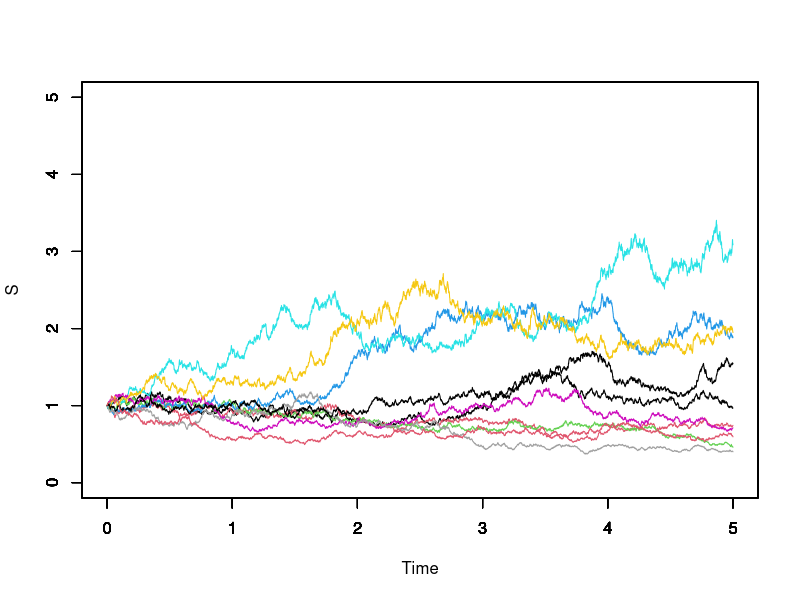
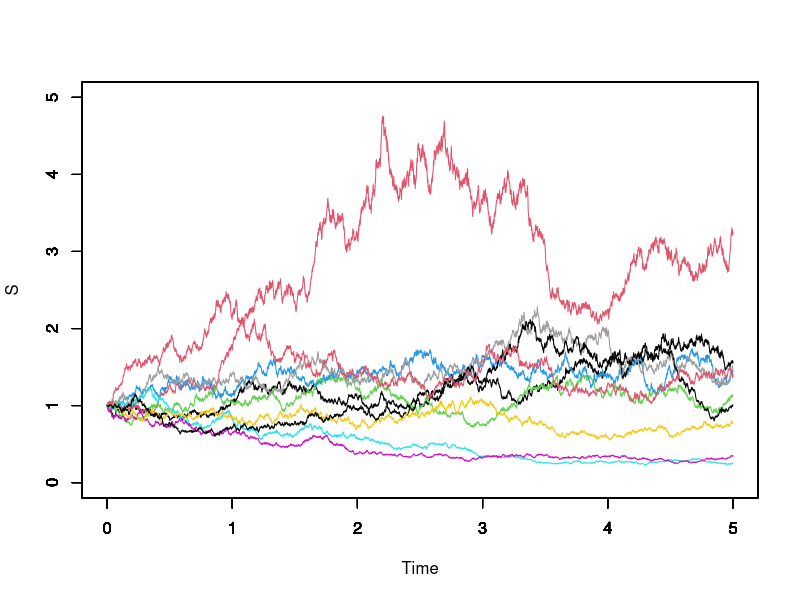
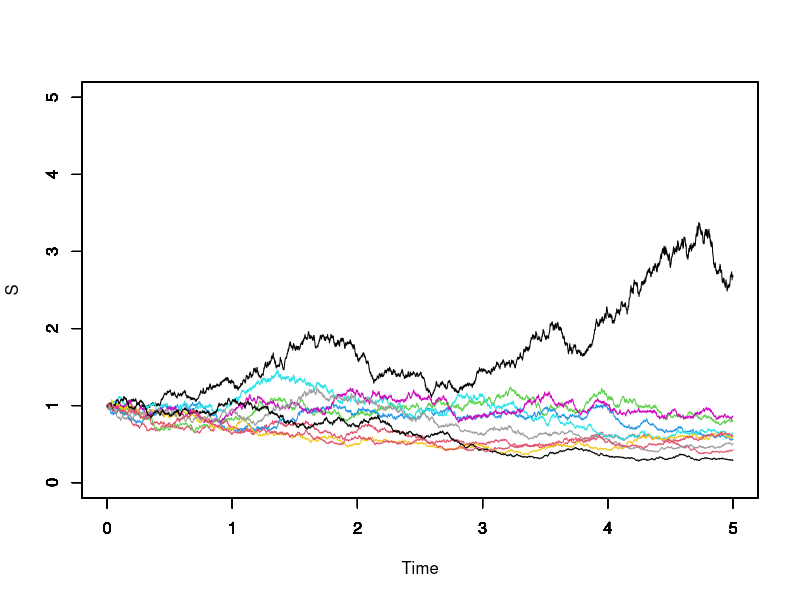
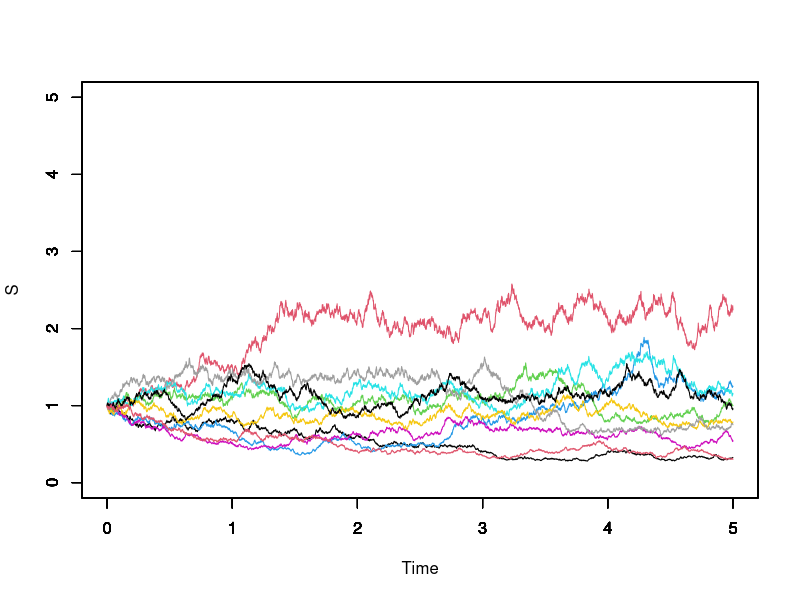

R code for these plots, in order:
sink("output.txt");

set.seed(1);

size = 5000;
n = 10;
m = 1000;
range_time  = 5;
dt = range_time/size;
sdt = sqrt(dt);

mu <- c(0.05, -0.05);
sigma <- c(0.25, 0.3);

S0 = 1;

for (p in 1:2) {
	for (q in 1:2) {
		S <- matrix(1, nrow = (size + 1), ncol = 10);

		for (i in 1:n) {
			for (j in 2:(size + 1)) {
				S[j,i] = S[j - 1,i] * exp(((mu[p] - (sigma[q]^2)/2) * dt) + (sigma[q] * sdt * rnorm(1, mean = 0, sd = 1)));
			}
		}

		pdf(paste("plot",p,q,".pdf"));
		for (i in 1:n) {
			plot(seq(0, 5, dt), S[,i], type = 'l', xlim = c(0,5), ylim = c(0,5), col = i, verticals = FALSE, do.points = FALSE, main = "", xlab = "", ylab = "")
			par(new = TRUE)
		}
		title(ylab = 'S', xlab = 'Time');
#		legend('topright', legend = c(paste("mu =", mu[p]), paste("sigma =", sigma[q])), lty = 0, col = "white", bty = 'n');

#		cat("\n\nTaking mu", mu[p], "and sigma", sigma[q],", and sample size", n, "::") ;
#		cat("\nSample expectation and variance of S(5) are estimated to be", mean(S[(5/dt + 1),]), ", and", var(S[(5/dt + 1),]), ", respectively.");
#		cat("\nWhile, theoretical expectation and variance of S(5) are", (S0 * exp(mu[p] * 5)), ", and", (S0 * exp(2 * mu[p] * 5) * (exp((sigma[q]^2) * 5) - 1)), ", respectively.");

		s <- vector(length = m);
		for (i in 1:m) {
			s[i] = 1;
			for (j in 2:(size + 1)) {
				s[i] = s[i] * exp(((mu[p] - (sigma[q]^2)/2) * dt) + (sigma[q] * sdt * rnorm(1, mean = 0, sd = 1)));
			}	
		}
		cat("\n\nTaking mu", mu[p], "and sigma", sigma[q],", and sample size", m, "::") ;
		cat("\nSample expectation and variance of S(5) are estimated to be", mean(s), ", and", var(s), ", respectively.");
		cat("\nWhile, theoretical expectation and variance of S(5) are", (S0 * exp(mu[p] * 5)), ", and", (S0 * exp(2 * mu[p] * 5) * (exp((sigma[q]^2) * 5) - 1)), ", respectively.");

	}
}

sink();